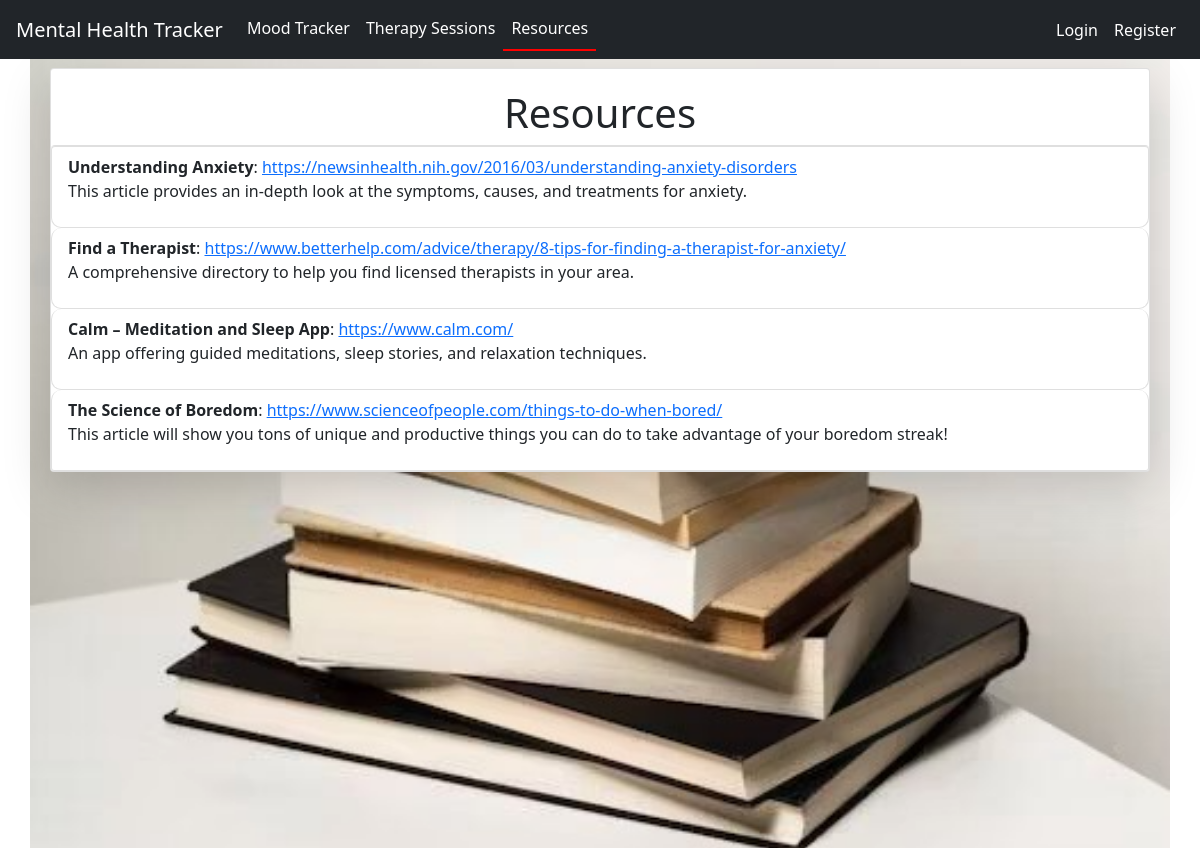
Page /resources/ on the committed database.
### mental_health_app/models.py (models this page shows, shortened)
class Resource(models.Model):
    title = models.CharField(max_length=100)
    link = models.URLField()
    description = models.TextField()

### mental_health_app/views.py (the view)
# urls.py: path('resources/', views.resources, name='resources'),
def resources(request):
    resources = Resource.objects.all()
    return render(request, 'resources.html', {'resources': resources})

### templates/resources.html (shortened to what this page needs)
{% extends 'base.html' %}
{% load static %}
{% block content %}
<div class="container resources-background mt-5">
    <div class="card shadow-lg">
        <h1 class="text-center" style="margin-top: 20px;">Resources</h1>
        <ul class="list-group">
            {% for resource in resources %}
                <li class="list-group-item">
                    <strong>{{ resource.title }}</strong>:
                    <a href="{{ resource.link }}" target="_blank">{{ resource.link }}</a>
                    <p>{{ resource.description }}</p>
                </li>
            {% empty %}
                <li class="list-group-item">No resources available.</li>
            {% endfor %}
    </div> </ul>
</div>
{% endblock %}

### templates/base.html (shortened to what this page needs)
{% load bootstrap4 %}
{% bootstrap_css %}
<!DOCTYPE html>
<html>
<head>
    <link href="https://cdn.jsdelivr.net/npm/bootstrap@5.1.3/dist/css/bootstrap.min.css" rel="stylesheet">
</head>
<body>
    <nav class="navbar navbar-expand-lg navbar-dark bg-dark fixed-top">
        <a class="navbar-brand" href="{% url 'home' %}">Mental Health Tracker</a>
        <div class="collapse navbar-collapse" id="navbarNav">
            <ul class="navbar-nav mr-auto">
                <li class="nav-item {% if request.resolver_match.url_name == 'mood_entries' %}underline{% endif %}">
                    <a class="nav-link active" href="{% url 'mood_entries' %}">Mood Tracker</a>
                </li>
                <li class="nav-item {% if request.resolver_match.url_name == 'therapy_sessions' %}underline{% endif %}">
                    <a class="nav-link active" href="{% url 'therapy_sessions' %}">Therapy Sessions</a>
                </li>
                <li class="nav-item {% if request.resolver_match.url_name == 'resources' %}underline{% endif %}">
                    <a class="nav-link active" href="{% url 'resources' %}">Resources</a>
                </li>
            </ul>
            <ul class="navbar-nav ml-auto">
                {% if user.is_authenticated %}
                    <li class="nav-item">
                        <form action="{% url 'logout' %}" method="POST" style="display:inline;">
                            {% csrf_token %}
                            <button type="submit" class="btn btn-link nav-link">Logout</button>
                        </form>
                    </li>
                {% else %}
                    <li class="nav-item active"><a class="nav-link" href="{% url 'login' %}">Login</a></li>
                    <li class="nav-item active"><a class="nav-link" href="{% url 'register' %}">Register</a></li>
                {% endif %}
            </ul>
        </div>
    </nav>
    {% block content %}
    {% endblock %}
</body>
</html>

### templates/base.html (style rules this page uses)
.underline { border-bottom: 2px solid red; padding-bottom: 1px; }

### rows in the picture
Resource: title "Understanding Anxiety", link "https://newsinhealth.nih.gov/2016/03/understanding-anxiety-disorders", description "This article provides an in-depth look at the symptoms, causes, and treatments for anxiety."
Resource: title "Find a Therapist", link "https://www.betterhelp.com/advice/therapy/8-tips-for-finding-a-therapist-for-anxiety/", description "A comprehensive directory to help you find licensed therapists in your area."
Resource: title "Calm – Meditation and Sleep App", link "https://www.calm.com/", description "An app offering guided meditations, sleep stories, and relaxation techniques."
Resource: title "The Science of Boredom", link "https://www.scienceofpeople.com/things-to-do-when-bored/", description "This article will show you tons of unique and productive things you can do to take advantage of your boredom streak!"
